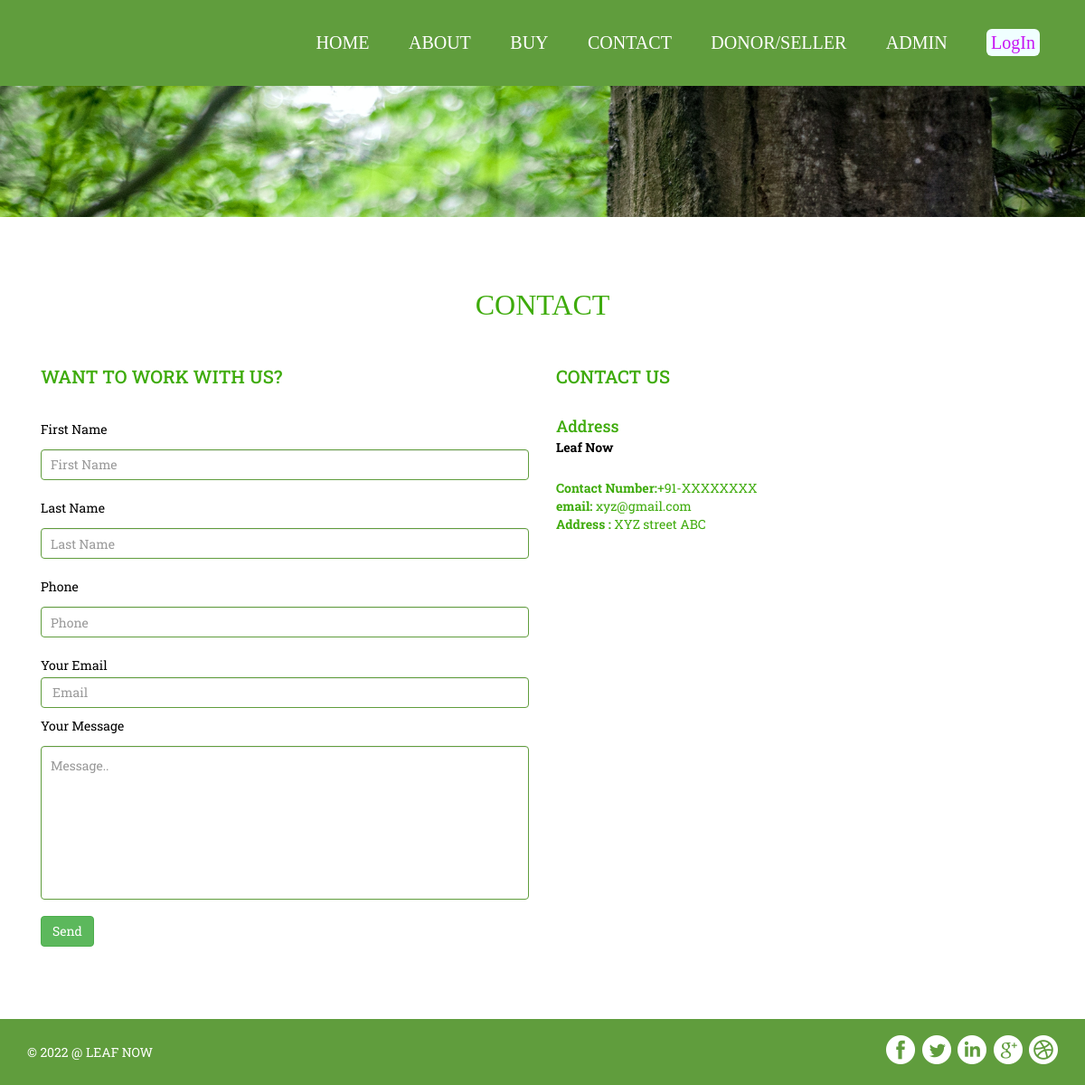
Screenshot of /fwms/contact.php with the database file from the repository.
### tables this page shows
CREATE TABLE `tblpages` (
  `ID` int(11) NOT NULL,
  `PageType` varchar(200) DEFAULT NULL,
  `PageTitle` mediumtext DEFAULT NULL,
  `PageDescription` mediumtext DEFAULT NULL,
  `UpdationDate` timestamp NULL DEFAULT NULL ON UPDATE current_timestamp()
);

### fwms/contact.php (the view, shortened to what this page needs)
<!DOCTYPE html>
<html>
<head>
<link href="css/bootstrap.css" rel='stylesheet' type='text/css' />
<link href="css/style.css" rel="stylesheet" type="text/css" media="all" />
</head>
<body>
<?php include_once("includes/header.php");?>
<div class="banner page-head">
</div>
<div class="contact">
	<div class="container">
		<div class="contact-header">
			<h3>CONTACT</h3>
		</div>
		<div class="contact-gds">
			<div class="col-md-6 contact-top">
				<h3>Want to work with us?</h3>
				<form action="#" method="post">
					<div class="con-text">
						<span>First Name </span>
						<input type="text" class="form-control" placeholder="First Name" required="" name="fname">
					</div>
					<div class="con-text">
						<span>Last Name </span>
						<input type="text" class="form-control" placeholder="Last Name" required="" name="lname">
					</div>
					<div class="con-text">
						<span>Phone </span>
						<input type="text" class="form-control" placeholder="Phone" required="" name="phone" pattern="[0-9]+" maxlength="10">
					</div>
					<div class="con-text">
					  <span>Your Email </span>
					  <input type="email" class="form-control" placeholder="Email" required="" name="email">
					</div>
					<div class="con-text">
					  <span>Your Message</span>
					  <textarea class="form-control" rows="3" placeholder="Message.." required="" name="message"></textarea>
					</div>
					<button type="submit" class="btn btn-success" type="submit" name="submit">Send</button>
			</div></form>
			<div class="col-md-6 contact-top">
				<?php
$ret=mysqli_query($con,"select * from tblpages where PageType='contactus' ");
while ($row=mysqli_fetch_array($ret)) {
?>
				<h3 class="info"> <?php  echo $row['PageTitle'];?></h3>
					<h4 class="mb-lg-3 mb-2">Address </h4>
                     <p><?php  echo $row['PageDescription'];?></p>
			</div><?php } ?>
			<div class="clearfix"> </div>
		</div>
	</div>
</div>
<?php include_once("includes/footer.php");?>
</body>
</html>

### fwms/css/style.css (style rules this page uses)
body { margin: 0; padding: 0; background: #fff; font-family: 'Roboto Slab', serif; }
h1, h2, h3, h4, h5, h6 { margin: 0; }
p { margin: 0; }
.banner { background: url(../images/banner4.jpg) no-repeat 0px 0px; background-size: cover; -webkit-background-size: cover; -o-background-size: cover; -ms-background-size: cover; -moz-background-size: cover; min-height: 670px; }
.page-head { min-height: 145px !important; }
.contact { padding: 80px 0; }
.contact-header h3 { text-align: center; margin: 0; font-size: 32px; font-family: 'Droid Serif', serif; color: #3EAB0B; }
.contact-gds { margin-top: 50px; }
.contact-top div input[type="text"], .contact-top div textarea { width: 100%; padding: 11px 10px; margin: 10px 0 18px 0; background: none; outline: none; border: 1px solid #609D3D; -webkit-appearance: none; }
.contact-top p { margin: 0 0 23px 0; color: #000; font-size: 14px; line-height: 1.8em; }
.con-text span { margin-bottom: 10px; color: #000; font-size: 14px; line-height: 1.8em; }
.contact-top div textarea { height: 170px; resize: none; }
.con-text { margin-top: 0.5em; }
.contact-top h3 { text-transform: uppercase; margin: 0 0 35px 0; font-size: 20px; color: #3eab0b; }
.container:after { content: "\0020"; display: block; height: 0; clear: both; visibility: hidden; }
.clearfix:before, .clearfix:after, .row:before, .row:after { content: '\0020'; display: block; overflow: hidden; visibility: hidden; width: 0; height: 0; }
.row:after, .clearfix:after { clear: both; }
@media (max-width: 1440px) { .banner { min-height: 638px; } }
@media (max-width: 1366px) { .banner { min-height: 607px; } }
@media (max-width: 1280px) { .banner { min-height: 565px; } }

### rows the page displays
tblpages: PageTitle "CONTACT US", PageDescription "Leaf Now Contact Number: +91-XXXXXXXX email: xyz@gmail.com Address : XYZ street ABC"
